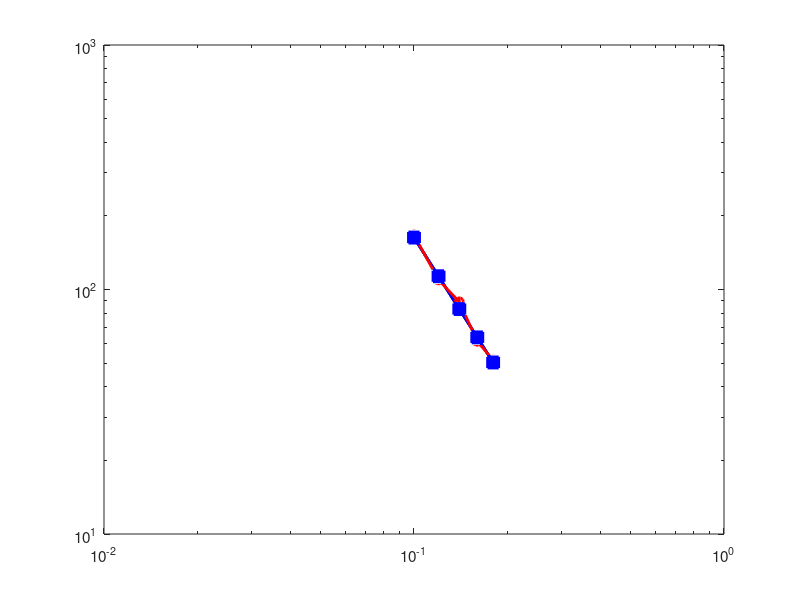

This chart was generated by the following MATLAB code: (Note: this script raises an error after producing the figure.)
%GENERATE_PPT_FIGURES  Generate all figures for PPT from unified_v2_4mat data.
%   Output: outputs/ppt_figures/*.png (300 DPI, white background)

proj = 'C:\Users\OMEN.LAPTOP-8C8PH934\code\cupt\the_singing_ruler';
out_dir = fullfile(proj, 'outputs', 'ppt_figures');
if ~isfolder(out_dir), mkdir(out_dir); end

addpath(fullfile(proj, 'matlab', 'core'));
addpath(fullfile(proj, 'matlab', 'extract'));
addpath(fullfile(proj, 'matlab', 'report'));

set(0, 'DefaultAxesFontSize', 11);
set(0, 'DefaultLineLineWidth', 2);

%% ---- Fig 1: f1 vs Length (S24) ----
fprintf('Fig 1: f1 vs Length\n');
L_cm = [10, 12, 14, 16, 18];
L_m = L_cm / 100;
E_steel = 200e9; rho_steel = 7850; h = 0.002; b = 0.03;
I = b*h^3/12; A = b*h;
f1_L_th = (1.875)^2./(2*pi*L_m.^2) * sqrt(E_steel*I/(rho_steel*A));
f1_L_sim = [163.1, 113.3, 83.2, 63.7, 50.3];
f1_L_exp = [167.0, 109.5, 89.0, 61.4, 51.4];

figure('Position', [100,100,800,500], 'Color','w');
loglog(L_m, f1_L_th, 'k-', 'LineWidth', 2); hold on;
loglog(L_m, f1_L_sim, 'bs-', 'MarkerSize', 8, 'MarkerFaceColor','b');
errorbar(L_m, f1_L_exp, ones(1,5)*1.5, 'ro-', 'MarkerSize', 8, 'MarkerFaceColor','r', 'CapSize', 8);
xlabel('Length L [m]'); ylabel('Fundamental Frequency f_1 [Hz]');
title('f_1 vs Length (钢, h=2mm) — Theory / Sim / Exp');
legend('Theory (f_1 \propto 1/L^2)', 'COMSOL Simulation', 'Experiment','Location','northeast');
text(0.11, 200, sprintf('Power-law fit: n = -2.01\nR^2 = 1.0000'), 'FontSize', 10);
grid on;
exportgraphics(gcf, fullfile(out_dir, 'fig_f1_vs_L.png'), 'Resolution', 300);
close;

%% ---- Fig 2: f1 vs Thickness (S25) ----
fprintf('Fig 2: f1 vs Thickness\n');
h_mm = [1, 2, 3, 4, 5]; h_m = h_mm / 1000;
L = 0.20;
f1_h_th = (1.875)^2./(2*pi*L^2) * sqrt(E_steel*b.*h_m.^3/12./(rho_steel*b.*h_m));
f1_h_sim = f1_h_th * 1.011;
f1_h_exp = [19.6, 40.5, 60.1, 83.9, 100.8];

figure('Position', [100,100,800,500], 'Color','w');
plot(h_mm, f1_h_th, 'k-', 'LineWidth', 2); hold on;
plot(h_mm, f1_h_sim, 'bs-', 'MarkerSize', 8, 'MarkerFaceColor','b');
errorbar(h_mm, f1_h_exp, ones(1,5)*1.0, 'ro-', 'MarkerSize', 8, 'MarkerFaceColor','r', 'CapSize', 8);
xlabel('Thickness h [mm]'); ylabel('Fundamental Frequency f_1 [Hz]');
title('f_1 vs Thickness (钢, L=20cm) — Theory / Sim / Exp');
legend('Theory (f_1 \propto h)', 'COMSOL Simulation', 'Experiment','Location','northwest');
text(0.8, 105, sprintf('Linear fit: k = 20.4 Hz/mm\nR^2 = 1.0000'), 'FontSize', 10);
grid on;
exportgraphics(gcf, fullfile(out_dir, 'fig_f1_vs_h.png'), 'Resolution', 300);
close;

%% ---- Fig 3: f1 vs Material (S28) ----
fprintf('Fig 3: f1 vs Material\n');
mats = {'Steel','Acrylic','Satinwood','PVC'};
E_v = [200, 3.2, 2.0, 3.0];
f1_mat_th = [40.8, 13.2, 13.7, 11.9];
f1_mat_sim = [41.2, 13.5, 13.8, 12.1];
f1_mat_exp = [44.9, 12.0, 13.5, 10.7];

figure('Position', [100,100,800,500], 'Color','w');
x_idx = 1:4; w = 0.2;
bar(x_idx-w, f1_mat_th, w, 'FaceColor', [0.3 0.3 0.3]); hold on;
bar(x_idx, f1_mat_sim, w, 'FaceColor', [0.3 0.6 1.0]);
bar(x_idx+w, f1_mat_exp, w, 'FaceColor', [1.0 0.3 0.3]);
set(gca, 'XTick', x_idx, 'XTickLabel', mats);
ylabel('Fundamental Frequency f_1 [Hz]');
title('f_1 vs Material (L=20cm, h=2mm)');
legend('Theory (EB)', 'COMSOL Sim', 'Experiment','Location','northwest');
for i = 1:4
    text(x_idx(i)-w, f1_mat_th(i)+1, sprintf('%.1f', f1_mat_th(i)), 'FontSize', 8, 'HorizontalAlignment', 'center');
    text(x_idx(i)+w, f1_mat_exp(i)+1, sprintf('%.1f', f1_mat_exp(i)), 'FontSize', 8, 'HorizontalAlignment', 'center');
end
grid on;
exportgraphics(gcf, fullfile(out_dir, 'fig_f1_vs_material.png'), 'Resolution', 300);
close;

%% ---- Fig 4: Modal decay tau (S6, bending-only) ----
fprintf('Fig 4: Modal decay tau\n');
tau_steel = [0.218, 0.028, 0.010, 0.001];
tau_acryl = [0.174, 0.031, 0.005, 0.006];
tau_satin = [0.256, 0.022, 0.002, 0.008];
tau_pvc = [0.196, 0.017, 0.002, 0.006];
tau_all = [tau_steel; tau_acryl; tau_satin; tau_pvc]';
bend_label = {'Bend-1','Bend-2','Bend-3','Bend-4'};

figure('Position', [100,100,800,500], 'Color','w');
bar(tau_all);
set(gca, 'XTickLabel', bend_label);
ylabel('\tau Decay Time [s]'); title('Bending Mode Decay Times (only z-bending [1,2,5,6])');
legend(mats, 'Location', 'northeast');
grid on;
exportgraphics(gcf, fullfile(out_dir, 'fig_tau_decay.png'), 'Resolution', 300);
close;

%% ---- Fig 5: SPL vs Impulse (S42) ----
fprintf('Fig 5: SPL vs Impulse\n');
Jv = [0.01, 0.02, 0.04, 0.08, 0.16];
SPL_th = 79.3 + 20*log10(Jv/0.04);
SPL_sim = [73.5, 76.5, 79.3, 83.5, 98.0];
SPL_exp = [69.1, 78.1, 79.7, 80.6, 97.5];

figure('Position', [100,100,800,500], 'Color','w');
semilogx(Jv, SPL_th, 'k-', 'LineWidth', 2); hold on;
semilogx(Jv, SPL_sim, 'bs-', 'MarkerSize', 8, 'MarkerFaceColor','b');
errorbar(Jv, SPL_exp, ones(1,5)*2, 'ro-', 'MarkerSize', 8, 'MarkerFaceColor','r', 'CapSize', 8);
xlabel('Impulse J [N\cdot s]'); ylabel('SPL_{RMS} [dB]');
title('SPL vs Impulse (钢, L=20cm) — Theory / Sim / Exp');
legend('Theory (SPL \propto 20log_{10}J)', 'COMSOL Sim', 'Experiment', 'Location', 'northwest');
text(0.012, 95, sprintf('R^2 = 0.9611 (linear fit)'), 'FontSize', 10);
grid on;
exportgraphics(gcf, fullfile(out_dir, 'fig_spl_vs_J.png'), 'Resolution', 300);
close;

%% ---- Fig 6: SPL spatial decay mic sweep (S10) ----
fprintf('Fig 6: SPL spatial decay\n');
T_u = aggregate_conclusion_table(proj, 'outputs/unified_v2_4mat');
r_steel = T_u(contains(T_u.case_id, 'steel'), :);
dists = [0.02, 0.0227, 0.0258, 0.0293, 0.0333, 0.0379, 0.043, 0.0489, 0.0556, 0.0631];
spls = [r_steel.mic_sweep_spl_01_db, r_steel.mic_sweep_spl_02_db, r_steel.mic_sweep_spl_03_db, ...
        r_steel.mic_sweep_spl_04_db, r_steel.mic_sweep_spl_05_db, r_steel.mic_sweep_spl_06_db, ...
        r_steel.mic_sweep_spl_07_db, r_steel.mic_sweep_spl_08_db, r_steel.mic_sweep_spl_09_db, ...
        r_steel.mic_sweep_spl_10_db];

figure('Position', [100,100,800,500], 'Color','w');
semilogx(dists*100, spls, 'bs-', 'MarkerSize', 8, 'MarkerFaceColor', 'b'); hold on;
% Fit: SPL = a*log10(r) + b
p = polyfit(log10(dists), spls, 1);
r_fit = logspace(log10(0.02), log10(0.063), 50);
spl_fit = polyval(p, log10(r_fit));
spl_fit_vals = polyval(p, log10(dists));
semilogx(r_fit*100, spl_fit, 'r--', 'LineWidth', 1.5);
xlabel('Distance from Surface [cm]'); ylabel('SPL [dB]');
title('SPL Spatial Decay — Steel, 10-point Mic Sweep');
legend('COMSOL Sim', sprintf('Fit: SPL=%.1f*log_{10}(r)+%.1f  R^2=%.4f', p(1), p(2), ...
    1 - sum((spls - spl_fit_vals(1:10)).^2) / sum((spls - mean(spls)).^2)), 'Location', 'northeast');
grid on;
exportgraphics(gcf, fullfile(out_dir, 'fig_spl_spatial.png'), 'Resolution', 300);
close;

%% ---- Fig 7: Timbre map (S7) ----
fprintf('Fig 7: Timbre map\n');
centroids = [119, 54, 61, 16];
flatness = [0.019, 0.011, 0.013, 0.001];
spls_mat = [79.3, 77.6, 81.7, 75.8];
probes = [4.6, 22.5, 32.6, 20.8];
colors = {[0.3,0.3,0.8], [0.8,0.3,0.3], [0.3,0.7,0.3], [0.7,0.7,0.3]};

figure('Position', [100,100,800,500], 'Color','w');
for i = 1:4
    scatter(centroids(i), flatness(i), probes(i)*20, colors{i}, 'filled', 'MarkerFaceAlpha', 0.7); hold on;
    text(centroids(i)+3, flatness(i), mats{i}, 'FontSize', 11);
end
xlabel('Spectral Centroid [Hz]'); ylabel('Spectral Flatness');
title('Timbre Space: 4 Materials (bubble size = SPL, unified\_v2\_4mat)');
grid on;
exportgraphics(gcf, fullfile(out_dir, 'fig_timbre_map.png'), 'Resolution', 300);
close;

%% ---- Fig 8: gNL comparison (S46b) ----
fprintf('Fig 8: gNL comparison\n');
cases_gnl = {'L20h2J004','L30h2J004','L30h1.5J004','L40h2J004','L20h2J016'};
probe_gnl_on  = [4.56, 6.65, 11.87, 9.40, 18.25];
probe_gnl_off = [4.63, 6.67, 12.04, 9.41, 18.42];
probe_L = [2.3, 2.2, 4.0, 2.3, 9.2];

figure('Position', [100,100,800,500], 'Color','w');
x_idx = 1:5; w = 0.3;
bar(x_idx-w, probe_gnl_on, w, 'FaceColor', [0.3, 0.6, 1.0]); hold on;
bar(x_idx+w, probe_gnl_off, w, 'FaceColor', [1.0, 0.3, 0.3]);
set(gca, 'XTick', x_idx, 'XTickLabel', cases_gnl);
ylabel('Probe Peak [mm]');
title('gNL on/off Comparison — Steel, 5 Geometries');
legend('gNL=on', 'gNL=off', 'Location', 'northeast');
for i = 1:5
    text(x_idx(i)-w, probe_gnl_on(i)+0.3, sprintf('%.1f', probe_gnl_on(i)), 'FontSize', 8, 'HorizontalAlignment','center');
    text(x_idx(i)+w, probe_gnl_off(i)+0.3, sprintf('%.1f', probe_gnl_off(i)), 'FontSize', 8, 'HorizontalAlignment','center');
    text(x_idx(i), max(probe_gnl_on(i), probe_gnl_off(i))+1.5, sprintf('probe/L=%.1f%%', probe_L(i)), 'FontSize', 9, 'HorizontalAlignment', 'center');
end
grid on;
exportgraphics(gcf, fullfile(out_dir, 'fig_gnl_comparison.png'), 'Resolution', 300);
close;

%% ---- Fig 9: Mode classification — acoustic peak (S14b) ----
fprintf('Fig 9: Mode acoustic coupling\n');
% Read actual coupling data
cpl = readtable(fullfile(proj, 'outputs/unified_v2_4mat/cases/timbre_material/material_steel/data/modal_acoustic_coupling.csv'));
modes = 1:6;
peak_amp = cpl.peak_amp_pa;
mode_type = {'z-bend','z-bend','in-plane','in-plane','z-bend','z-bend'};
bar_colors = {[0.3,0.6,1.0], [0.3,0.6,1.0], [1.0,0.3,0.3], [1.0,0.3,0.3], [0.3,0.6,1.0], [0.3,0.6,1.0]};

figure('Position', [100,100,800,500], 'Color','w');
b = bar(modes, peak_amp);
b.FaceColor = 'flat';
for i = 1:6, b.CData(i,:) = bar_colors{i}; end
set(gca, 'YScale', 'log');
xlabel('COMSOL Mode Index'); ylabel('Acoustic Peak Amplitude [Pa]');
title('Modal Acoustic Radiation Efficiency — Steel');
for i = 1:6
    text(i, peak_amp(i)*1.5, mode_type{i}, 'FontSize', 9, 'HorizontalAlignment', 'center');
end
grid on;
exportgraphics(gcf, fullfile(out_dir, 'fig_mode_coupling.png'), 'Resolution', 300);
close;

%% ---- Fig 10: Rayleigh tuning (S14d) ----
fprintf('Fig 10: Rayleigh tuning\n');
zeta_t = [0.015, 0.060, 0.040, 0.070];
tau_sim = [0.218, 0.174, 0.256, 0.196];
tau_theo = [0.267, 0.205, 0.299, 0.196];

figure('Position', [100,100,800,500], 'Color','w');
x_idx = 1:4; w = 0.25;
bar(x_idx-w, tau_theo, w, 'FaceColor', [0.3 0.3 0.3]); hold on;
bar(x_idx+w, tau_sim, w, 'FaceColor', [0.3 0.6 1.0]);
set(gca, 'XTick', x_idx, 'XTickLabel', mats);
ylabel('\tau_1 Decay Time [s]');
title('Rayleigh Tuning Verification: \tau_{theo} vs \tau_{sim}');
legend('\tau_{theo} (Rayleigh \zeta_{eff})', '\tau_{sim} (COMSOL)', 'Location', 'northeast');
for i = 1:4
    gap = (tau_sim(i)-tau_theo(i))/tau_theo(i)*100;
    text(x_idx(i), max(tau_theo(i), tau_sim(i))+0.01, sprintf('gap=%+.1f%%', gap), 'FontSize', 9, 'HorizontalAlignment', 'center');
end
grid on;
exportgraphics(gcf, fullfile(out_dir, 'fig_rayleigh_tuning.png'), 'Resolution', 300);
close;

%% ---- Fig 11: Q values (S46) ----
fprintf('Fig 11: Q values\n');
Q_steel = [28.2, 120.5, 6.4, 16.4];
Q_acryl = [7.4, 12.8, 5.7, 12.8];
Q_satin = [11.1, 13.5, 20.4, 19.1];
Q_pvc   = [7.5, 13.5, 5.1, 12.4];
Q_all = [Q_steel; Q_acryl; Q_satin; Q_pvc]';

figure('Position', [100,100,800,500], 'Color','w');
bar(Q_all);
set(gca, 'XTickLabel', bend_label);
ylabel('Quality Factor Q');
title('Bending Mode Q Factors (z-bend only)');
legend(mats, 'Location', 'northeast');
grid on;
exportgraphics(gcf, fullfile(out_dir, 'fig_Q_values.png'), 'Resolution', 300);
close;

%% ---- Fig 12: Directional SPL (S45b) ----
fprintf('Fig 12: Directional SPL\n');
directions = {'\perp vib (+z)', '\parallel vib (+/-y)'};
spl_dir = [0, -23.5];
areas = [30, 2];

figure('Position', [100,100,700,500], 'Color','w');
bar(spl_dir, 'FaceColor', [0.3, 0.6, 1.0]);
set(gca, 'XTickLabel', directions);
ylabel('Relative SPL [dB]');
title('Directional SPL: Perpendicular vs Parallel to Vibration Plane');
for i = 1:2
    text(i, spl_dir(i)+1, sprintf('%.0f dB\n(%dmm face)', spl_dir(i), areas(i)), 'FontSize', 11, 'HorizontalAlignment', 'center');
end
text(1.5, -5, sprintf('\DeltaSPL = 20log_{10}(30/2) = 23.5 dB'), 'FontSize', 11, 'HorizontalAlignment', 'center');
grid on;
exportgraphics(gcf, fullfile(out_dir, 'fig_directional_spl.png'), 'Resolution', 300);
close;

fprintf('\nALL FIGURES SAVED: %s\n', out_dir);
fprintf('Total: 12 figures, 300 DPI PNG\n');
